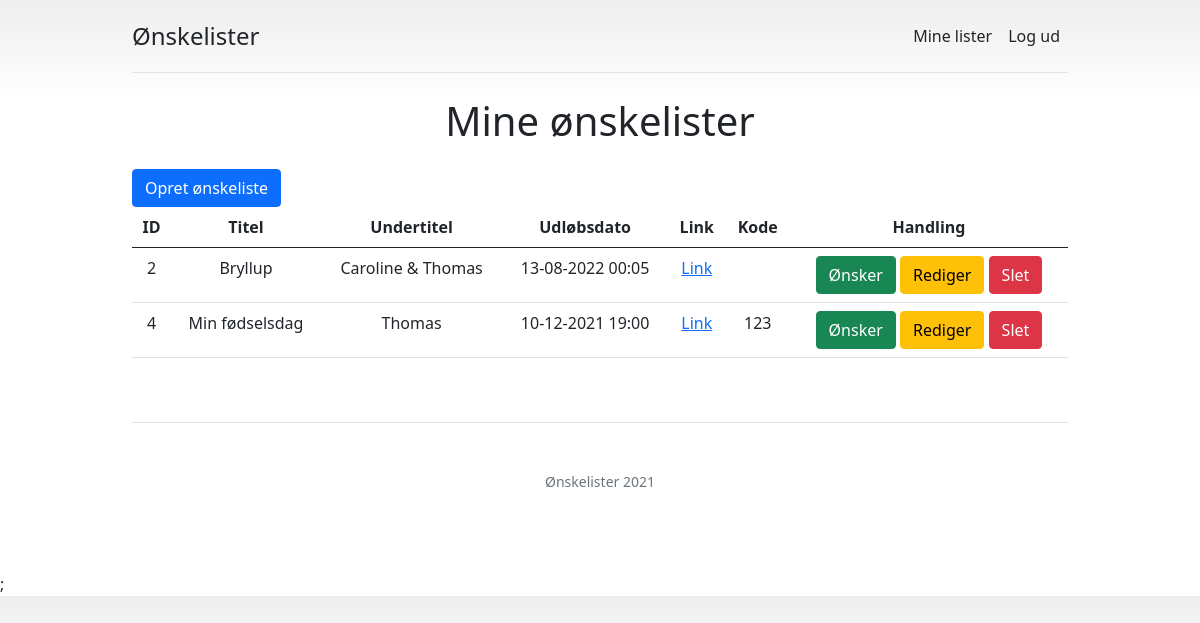
/list/read (signed in), run on the app's committed database.
### tables this page shows
CREATE TABLE `wish_lists` (
  `list_id` bigint(20) NOT NULL,
  `list_date` datetime DEFAULT NULL,
  `list_title` text DEFAULT NULL,
  `list_subtitle` text DEFAULT NULL,
  `list_link` varchar(255) DEFAULT NULL,
  `list_user` bigint(20) DEFAULT NULL,
  `list_code` varchar(255) NOT NULL,
  `list_active` tinyint(1) NOT NULL DEFAULT 1
);

### app/includes/config.php (called while the page is built, shortened)
<?php
require 'classes/simple.db.class.php';
$app['version'] = '1.0';
$app['cookie_name'] = 'session';
$app['session_name'] = 'user';
$app['list_name'] = 'list';
$app['db_prefix'] = 'wish_';
$app['db'] = new SimpleDB(['host' => 'localhost', 'user' => 'root','pass' => '','database' => 'dev']);
$app['url'] = 'http://localhost/wishlist';
$app['asset'] = $app['url'] . '/public/assets';
$app['name'] = 'Ønskelister';
$app['title'] = 'Ønskelister - Ønskelister til alle begivenheder';

### app/includes/classes/simple.db.class.php (called while the page is built, shortened)
<?php
class SimpleDB
{
  public $isConn;
  public function __construct( $db_conn = array('host' => 'localhost', 'user' => 'root','pass' => '','database' => 'test', ) )
  {
    $host = isset($db_conn['host']) ? $db_conn['host'] : 'localhost' ;
    $user = isset($db_conn['user']) ? $db_conn['user'] : 'root' ;
    $pass = isset($db_conn['pass']) ? $db_conn['pass'] : '' ;
    $database = isset($db_conn['database']) ? $db_conn['database'] : die('no database set') ;
    $connection = mysqli_connect($host, $user, $pass,$database);
    if($connection)
    {
      $this->isConn = $connection;
    }
  }
  public function Select($SQLStatement)
  {
    $con =  $this->isConn;
    if ($con)
    {
      $q = $con->query($SQLStatement);
      $row = $q->num_rows;
      if($row <1)
      {
        $result = $row;
      }
      else if($row == 1)
      {
        $result = array($q->fetch_assoc());
      }
      else if( $row >1)
      {
        $d1 = array( $q->fetch_assoc());
        $d2= array();
        while ($row = $q->fetch_assoc())
        {
          $d2[] = $row;
        }
        $result = array_merge($d1 , $d2);
      }
      return $result;
      }
  }
}

### list/read.php (the view, shortened to what this page needs)
<?php include '../app/templates/header.php'; ?>
<?php include '../app/templates/app.php'; ?>
<?php
$user_id = user();
$lists = $app['db']->Select("SELECT * from wish_lists WHERE list_user = $user_id");
?>
</head>
<body>
<?php include '../app/templates/nav.php'; ?>
  <main>
    <h2 id="produkter" class="display-6 text-center mb-4">Mine ønskelister</h2>
    <a href="<?php echo $app['url'] ?>/list/create"><button type="button" class="btn btn-primary">Opret ønskeliste</button></a>
    <div class="table-responsive">
      <table class="table text-center">
        <thead>
          <tr>
            <th>ID</th>
            <th>Titel</th>
            <th>Undertitel</th>
            <th>Udløbsdato</th>
            <th>Link</th>
            <th>Kode</th>
            <th>Handling</th>
          </tr>
        </thead>
        <tbody>
          <?php foreach($lists as $list): ?>
          <tr>
            <td><?php echo $list['list_id']; ?></td>
            <td><?php echo $list['list_title']; ?></td>
            <td><?php echo $list['list_subtitle']; ?></td>
            <td><?php echo date('d-m-Y H:i', strtotime($list['list_date'])); ?></td>
            <td><a href="<?php echo $app['url']; ?>/<?php echo $list['list_id'] ?>">Link</a></td>
            <td><?php echo $list['list_code']; ?></td>
            <td>
            <a href="<?php echo $app['url']; ?>/gift/read?list=<?php echo $list['list_id']; ?>" class="btn btn-success">Ønsker</a>
              <a href="<?php echo $app['url']; ?>/list/update?id=<?php echo $list['list_id']; ?>" class="btn btn-warning">Rediger</a>
              <a onclick="return confirm('Er du sikker?');" href="<?php echo $app['url']; ?>/list/delete?id=<?php echo $list['list_id'] ?>" class="btn btn-danger">Slet</a>
            </td>
          </tr>
          <?php endforeach; ?>
        </tbody>
      </table>
    </div>
  </main>
  <?php include '../app/templates/footer.php'; ?>

### public/css/app.css (style rules this page uses)
body { background-image: linear-gradient(180deg, #eee, #fff 100px, #fff); }
html { scroll-behavior: smooth; }

### data on the page
wish_lists: list_id "2", list_title "Bryllup", list_subtitle "Caroline & Thomas", list_date "13-08-2022 00:05"
wish_lists: list_id "4", list_title "Min fødselsdag", list_subtitle "Thomas", list_date "10-12-2021 19:00", list_code "123"

### other printed values
$app[$key] "Ønskelister"
$app['name'] "Ønskelister"
